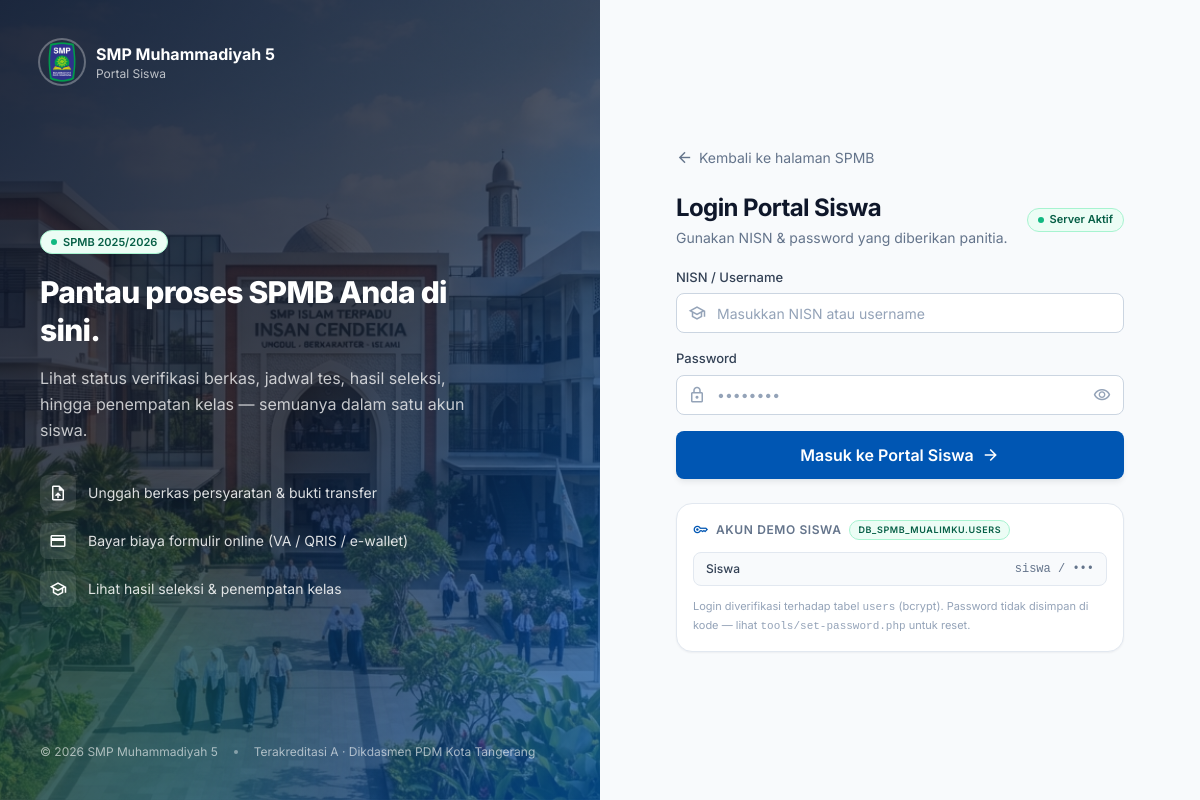
Page /app/auth/login.php on the earlier database version.
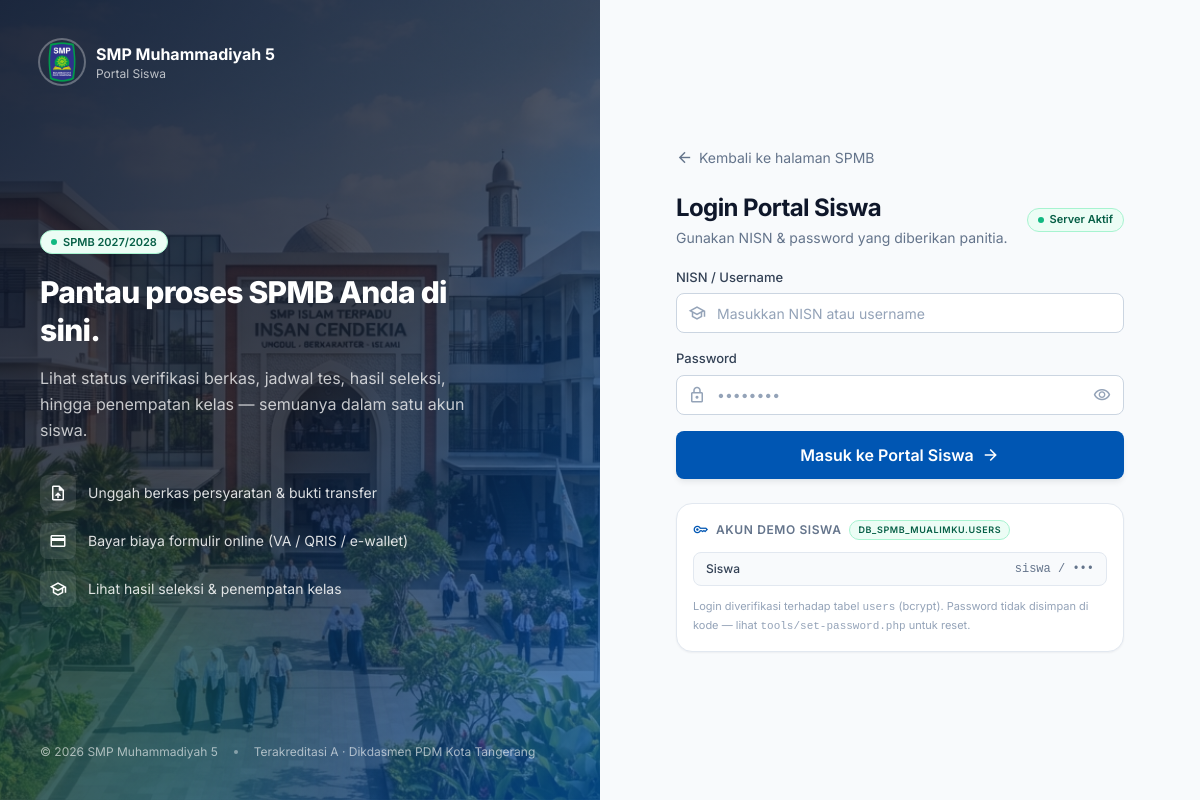
Same page on the later database version.
### tables this page shows
CREATE TABLE `pengaturan_sekolah` (
  `id` int(11) NOT NULL DEFAULT 1,
  `nama_sekolah` varchar(150) NOT NULL DEFAULT 'SMP Muhammadiyah 5 Kota Tangerang',
  `alamat_sekolah` text DEFAULT NULL,
  `logo_url` text DEFAULT NULL,
  `hero_banner_url` text DEFAULT NULL,
  `login_banner_url` text DEFAULT NULL,
  `favicon_url` text DEFAULT NULL,
  `warna_utama` varchar(20) DEFAULT '#0056b3',
  `biaya_formulir` decimal(12,2) DEFAULT 200000.00,
  `biaya_spp` decimal(12,2) DEFAULT 0.00,
  `estimasi_uang_masuk` decimal(12,2) DEFAULT 0.00,
  `rincian_biaya` text DEFAULT NULL,
  `ambang_kelulusan` decimal(5,2) NOT NULL DEFAULT 70.00,
  `angsuran_1_nominal` decimal(12,2) NOT NULL DEFAULT 0.00,
  `angsuran_2_nominal` decimal(12,2) NOT NULL DEFAULT 0.00,
  `angsuran_1_jatuh_tempo` date DEFAULT NULL,
  `angsuran_2_jatuh_tempo` date DEFAULT NULL,
  `pengingat_angsuran_hari` tinyint(3) unsigned NOT NULL DEFAULT 7,
  `pengingat_angsuran_wa` tinyint(1) NOT NULL DEFAULT 0,
  `label_uang_pangkal` varchar(100) DEFAULT 'Uang Pangkal Gedung',
  `label_spp` varchar(100) DEFAULT 'SPP Bulanan',
  `teks_beasiswa` varchar(300) DEFAULT NULL,
  `nama_bank` varchar(50) DEFAULT 'Bank Syariah Indonesia (BSI)',
  `no_rekening` varchar(50) DEFAULT '1234567890',
  `atas_nama_rekening` varchar(100) DEFAULT 'SMP Muhammadiyah 5',
  `kontak_wa_panitia` varchar(20) DEFAULT '628123456789',
  `email_sekolah` varchar(100) DEFAULT NULL,
  `sosmed_instagram` varchar(255) DEFAULT NULL,
  `sosmed_tiktok` varchar(255) DEFAULT NULL,
  `sosmed_youtube` varchar(255) DEFAULT NULL,
  `website_sekolah` varchar(255) DEFAULT NULL,
  `ticker_header` text DEFAULT NULL,
  `profil_singkat` text DEFAULT NULL,
  `deskripsi_sekolah` text DEFAULT NULL,
  `tagline` varchar(255) DEFAULT 'Berakhlak & Berprestasi',
  `faq_list` text DEFAULT NULL,
  `tahun_ajaran` varchar(20) DEFAULT '2027/2028',
  `gelombang` varchar(50) DEFAULT 'Gelombang 1',
  `tanggal_buka_ppdb` date DEFAULT NULL,
  `tanggal_tutup_ppdb` date DEFAULT NULL,
  `tanggal_pengumuman` date DEFAULT NULL,
  `deskripsi_gelombang` text DEFAULT NULL,
  `jalur_aktif` text DEFAULT NULL,
  `fonnte_token` varchar(255) DEFAULT NULL,
  `midtrans_server_key` varchar(255) DEFAULT NULL,
  `midtrans_client_key` varchar(255) DEFAULT NULL,
  `midtrans_sandbox` tinyint(1) DEFAULT 1,
  `syarat_ketentuan` longtext DEFAULT NULL,
  `syarat_versi` int(11) NOT NULL DEFAULT 1,
  `bayar_gateway_aktif` tinyint(1) NOT NULL DEFAULT 0,
  `bayar_transfer_aktif` tinyint(1) NOT NULL DEFAULT 1,
  `bayar_qris_aktif` tinyint(1) NOT NULL DEFAULT 0,
  `qris_image_url` text DEFAULT NULL,
  `qris_merchant` varchar(100) DEFAULT NULL,
  `kirim_akun_otomatis` tinyint(1) NOT NULL DEFAULT 0,
  `notif_wa_operator` varchar(255) DEFAULT NULL,
  `notif_wa_bendahara` varchar(255) DEFAULT NULL,
  `notif_wa_aktif` tinyint(1) NOT NULL DEFAULT 0,
  `notif_email` varchar(255) DEFAULT NULL,
  `hasil_diumumkan_pada` datetime DEFAULT NULL,
  `hasil_disetujui_oleh` varchar(36) DEFAULT NULL,
  `hasil_disetujui_at` datetime DEFAULT NULL,
  `hasil_disetujui_sidik` varchar(64) DEFAULT NULL,
  `hasil_ttd_oleh` varchar(36) DEFAULT NULL,
  `hasil_ttd_at` datetime DEFAULT NULL,
  `hasil_ttd_sidik` varchar(64) DEFAULT NULL,
  `retensi_aktif` tinyint(1) NOT NULL DEFAULT 0,
  `retensi_bulan_tidak_lulus` smallint(5) unsigned DEFAULT NULL,
  `retensi_bulan_batal` smallint(5) unsigned DEFAULT NULL,
  `retensi_bulan_lulus_arsip` smallint(5) unsigned DEFAULT NULL,
  `updated_at` datetime DEFAULT current_timestamp() ON UPDATE current_timestamp(),
  PRIMARY KEY (`id`),
  KEY `fk_pengaturan_hasil_disetujui` (`hasil_disetujui_oleh`),
  KEY `fk_pengaturan_hasil_ttd` (`hasil_ttd_oleh`),
  CONSTRAINT `fk_pengaturan_hasil_disetujui` FOREIGN KEY (`hasil_disetujui_oleh`) REFERENCES `users` (`id`) ON DELETE SET NULL,
  CONSTRAINT `fk_pengaturan_hasil_ttd` FOREIGN KEY (`hasil_ttd_oleh`) REFERENCES `users` (`id`) ON DELETE SET NULL
);

### includes/cms.php (called while the page is built, shortened)
<?php
function normalisasi_logo($logo, $default = null)
{
    $logo = trim((string) $logo);
    if ($logo === '') {
        return $default ?? asset('assets/img/uploads/logo-sekolah.png');
    }
    return url($logo);
}
function pengaturan_baris()
{
    $db = db();
    try {
        $hasil = $db->query('SELECT * FROM pengaturan_sekolah WHERE id = 1')->fetch();
    } catch (Throwable $e) {
        return null;
    }
    $baris = $hasil ?: null;
    return $baris;
}
function pengaturan()
{
    $nilai = $GLOBALS['PENGATURAN'] ?? [];
    $db = db();
    if ($db !== null) {
        $baris = pengaturan_baris();
        if ($baris) {
            $peta = ['ticker_header' => 'ticker'];
            foreach ($baris as $kolom => $nilai_kolom) {
                if ($nilai_kolom === null || $nilai_kolom === '') {
                    continue;
                }
                $kunci = $peta[$kolom] ?? $kolom;
                if ($kunci === 'id') {
                    continue;
                }
                $nilai[$kunci] = $nilai_kolom;
            }
        }
        try {
            $jumlah = $db->query('SELECT COALESCE(SUM(kuota),0) FROM kelas WHERE is_aktif = 1')->fetchColumn();
            if ($jumlah !== false && $jumlah !== null) {
                $nilai['kuota_total'] = (int) $jumlah;
            }
        } catch (Throwable $e) {
        }
    }
    $nilai['logo_url'] = normalisasi_logo($nilai['logo_url'] ?? '');
    $nilai['hero_banner_url']   = normalisasi_logo($nilai['hero_banner_url'] ?? '', '');
    $nilai['login_banner_url']  = normalisasi_logo($nilai['login_banner_url'] ?? '', '');
    $nilai['favicon_url']       = normalisasi_logo($nilai['favicon_url'] ?? '', '');
    $nilai['deskripsi_sekolah'] = $nilai['deskripsi_sekolah']
        ?? 'Membentuk generasi muda yang unggul dalam ilmu pengetahuan, berkarakter Islam, dan berdaya saing global di wilayah Kota Tangerang.';
    $nilai['tagline']           = $nilai['tagline'] ?? 'Berakhlak & Berprestasi';
    $nilai['label_uang_pangkal'] = $nilai['label_uang_pangkal'] ?? 'Biaya Pendaftaran';
    $nilai['label_spp']         = $nilai['label_spp'] ?? 'SPP Bulanan';
    $cache = $nilai;
    return $cache;
}
$PENGATURAN = pengaturan();

### includes/config.php (called while the page is built, shortened)
<?php
require_once __DIR__ . '/functions.php';
require_once __DIR__ . '/cms.php';

### app/auth/login.php (the view, shortened to what the rows shown need)
<?php
require_once __DIR__ . '/../../includes/config.php';
require_once __DIR__ . '/../../includes/partials/head.php';
?>
<div class="min-h-screen lg:grid lg:grid-cols-2">
  <aside class="relative hidden lg:flex flex-col justify-between p-10 xl:p-14 overflow-hidden">
    <div class="relative max-w-md">
      <span class="badge badge-green bg-white/10! text-white! border-white/25!"><?= dot('green') ?> SPMB <?= e($PENGATURAN['tahun_ajaran']) ?></span>
      <h1 class="mt-5 text-3xl xl:text-[34px] font-extrabold text-white leading-tight tracking-tight">
        Pantau proses SPMB Anda di sini.
      </h1>
      <p class="mt-4 text-white/75 leading-relaxed">
        Lihat status verifikasi berkas, jadwal tes, hasil seleksi, hingga penempatan kelas — semuanya dalam satu akun siswa.
      </p>
      <ul class="mt-8 space-y-3 text-sm text-white/85">
        <li class="flex items-center gap-3"><span class="icon-box bg-white/10 text-white"><?= icon('upload_file') ?></span> Unggah berkas persyaratan &amp; bukti transfer</li>
        <li class="flex items-center gap-3"><span class="icon-box bg-white/10 text-white"><?= icon('payment') ?></span> Bayar biaya formulir online (VA / QRIS / e-wallet)</li>
        <li class="flex items-center gap-3"><span class="icon-box bg-white/10 text-white"><?= icon('school') ?></span> Lihat hasil seleksi &amp; penempatan kelas</li>
      </ul>
    </div>
  </aside>
  <main class="flex items-center justify-center px-5 py-10 sm:px-10 lg:py-14">
    <div class="w-full max-w-md">
      <div class="flex items-center justify-between gap-3">
        <div>
          <h2 class="text-2xl font-bold text-ink-900 tracking-tight">Login Portal Siswa</h2>
        </div>
      </div>
    </div>
  </main>
</div>
</body>
</html>

Differences in the rows shown:
changed pengaturan_sekolah: tahun_ajaran "2025/2026" → "2027/2028"
